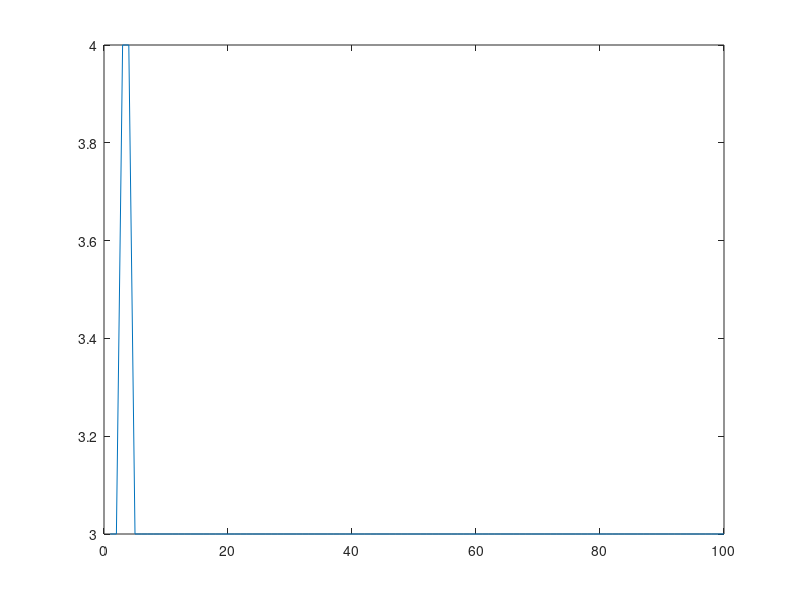

Source code (MATLAB):
clc;
clear;
close all;
x = [0,0,1,1;0,1,0,1];
x = x';
y = [1,0,0,0];
y = y';

% weight and bias initialization:
xmax = 0.5;
xmin = -0.5;
w = [(xmin + (xmax-xmin)*rand()), (xmin + (xmax-xmin)*rand())];
b = xmin + (xmax-xmin)*rand();

alpha = 0.1;
theta = 0.5;
iter = 100;
a = zeros(4,1);
output = zeros(4,1);
error = zeros(iter,1);

for k = 1:iter
    for i = 1:size(x,1)
        a(i) = w(1)*x(i,1) + w(2)*x(i,2) + b;
        output(i) = (a(i)>=theta);
        if (output(i) ~= y(i))
            for j = 1:2
                w(j) = w(j) + (alpha*y(i)*x(i,j));
            end
            b = b + (alpha*y(i));
        end
    end
    error(k) = sum((y-output).^2);
end
plot(error)